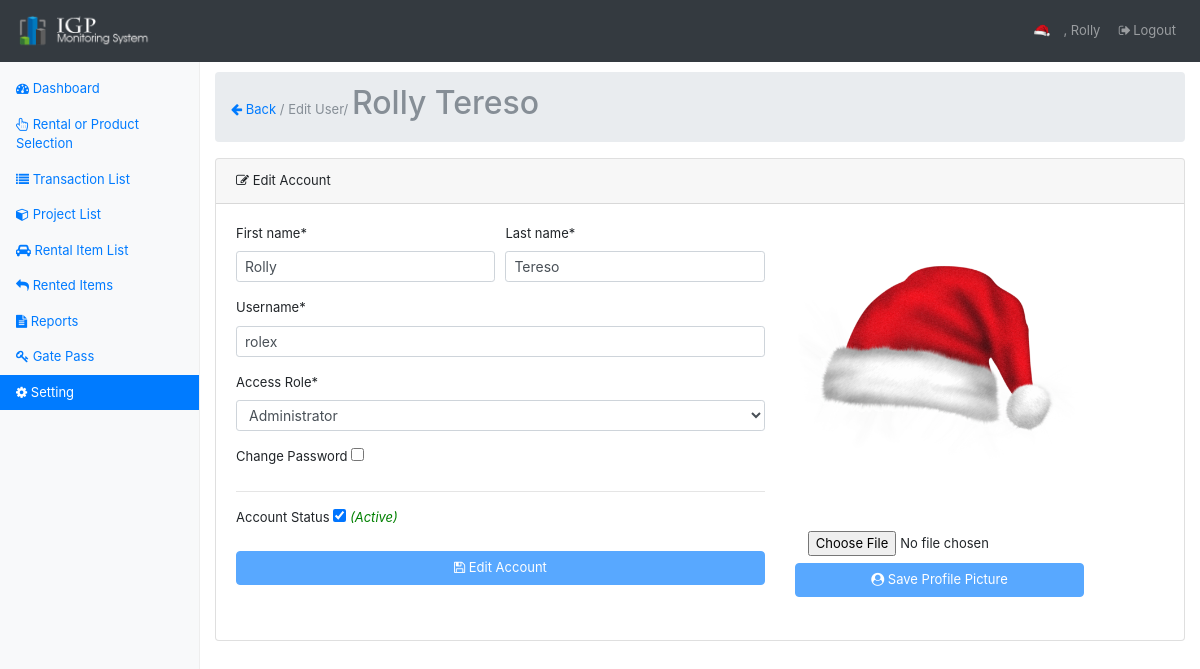
The app's page /user-edit.php?u=1 (signed in) with its own data.
### tables this page shows
CREATE TABLE `users` (
  `user_id` int(11) NOT NULL,
  `firstname` varchar(45) DEFAULT NULL,
  `lastname` varchar(45) DEFAULT NULL,
  `username` varchar(45) DEFAULT NULL,
  `password` varchar(45) DEFAULT NULL,
  `hint` text,
  `status` enum('Y','N') DEFAULT 'N',
  `profile_pic` varchar(45) DEFAULT NULL,
  `user_type` int(11) DEFAULT NULL,
  `created_on` timestamp NULL DEFAULT CURRENT_TIMESTAMP
);

CREATE TABLE `user_type` (
  `user_type_id` int(11) NOT NULL,
  `user_type` varchar(45) DEFAULT NULL,
  `status` enum('Y','N') DEFAULT 'Y'
);

### classes/DbConfig.php (called while the page is built, shortened)
<?php
class DbConfig
{
    private $_host = 'localhost';
    private $_username = 'root';
    private $_password = '';
    private $_database = 'monitoringsystem';
    protected $connection;
    public function __construct()
    {
        if (!isset($this->connection)) {
            $this->connection = new mysqli($this->_host, $this->_username, $this->_password, $this->_database);
        }
        return $this->connection;
    }
}
?>

### classes/Crud.php (called while the page is built, shortened)
<?php
include_once 'DbConfig.php';
class Crud extends DbConfig
{
    public function getData($query)
    {
        $result = $this->connection->query($query);
        $rows = array();
        while ($row = $result->fetch_assoc()) {
            $rows[] = $row;
        }
        return $rows;
    }
    public function escape_string($value)
    {
        return $this->connection->real_escape_string($value);
    }
}
?>

### user-edit.php (the view, shortened to what this page needs)
<?php
    require_once('layout/header.php');
    require_once('classes/Crud.php');
    $crud = new Crud();
     $firstname = "";
     $lastname  = "";
     $username  = "";
     $profile_pic="";
     $user_type="";
     $status="N";
     $user_found=false;
    if(isset($_GET['u'])){
        $id = $crud->escape_string($_GET['u']);
        if(is_numeric($id) && $id!=''){
            if($id==1){
                $where_clause=" AND user_type_id=1";
            }else{
                $where_clause=" AND user_type_id!=1";
            }
            $user_type_ = $crud->getData("SELECT * FROM user_type WHERE status='Y' $where_clause");
            $result = $crud->getData("SELECT * FROM users WHERE user_id=$id LIMIT 1");
            $user_found=(count($result)==1)?true:false;
            foreach ($result as $res) {
                $firstname = $res['firstname'];
                $lastname  = $res['lastname'];
                $username  = $res['username'];
                $user_type =$res['user_type'];
                $status =$res['status'];
                $profile_pic =$res['profile_pic'];
            }
        }
    }
?>
<?php require_once('layout/nav.php');?>
        <main role="main" class="col-sm-9 ml-sm-auto col-md-10 pt-3">
           <nav aria-label="breadcrumb" role="navigation">
              <ol class="breadcrumb">
                    <li class="breadcrumb-item active" aria-current="page"><a href='user-list.php'><i class="fa fa-arrow-left" aria-hidden="true"></i> Back</a> / Edit User/ <h2><?php echo $firstname.' '.$lastname;?></h2></li>
              </ol>
           </nav>
         <div class="card">
              <div class="card-header">
                <i class="fa fa-pencil-square-o" aria-hidden="true"></i></i> Edit Account
              </div>
              <div class="card-body">
                <?php if($user_found){ ?>
                      <div class="row">
                        <div class="col-md-7">
                               <form data-toggle="validator" role="form" id="form" action="post">
                                        <div class="form-row">
                                              <div class="col-md-6">
                                                  <div class="form-group">
                                                      <label for="exampleInputName">First name*</label>
                                                      <input class="form-control form-control-sm" id="firstname" name="firstname" type="text"  placeholder="Enter first name" required value="<?php echo $firstname;?>">
                                                  </div>
                                              </div>
                                              <div class="col-md-6">
                                                 <div class="form-group">
                                                      <label for="exampleInputLastName">Last name*</label>
                                                      <input class="form-control form-control-sm" id="lastname" name="lastname" type="text" placeholder="Enter last name" required value="<?php echo $lastname;?>">
                                                  </div>
                                              </div>
                                        </div>
                                        <div class="form-group">
                                                  <label for="exampleInputEmail1">Username*</label>
                                                  <input class="form-control form-control-sm" id="username" name="username" type="text"  placeholder="Enter username" required value="<?php echo $username;?>">
                                        </div>
                                        <div class="form-group">
                                                  <label for="exampleInputEmail1">Access Role*</label>
                                                  <select required class="form-control form-control-sm" id="access_role" name="access_role">
                                                        <?php
                                                              foreach($user_type_ as $user){
                                                        ?>
                                                                <option value="<?php echo $user['user_type_id'] ?>" <?php echo ($user_type==$user['user_type_id'])?'selected': '';?>>
                                                                  <?php echo $user['user_type'] ?>
                                                                </option>
                                                        <?php
                                                              }
                                                        ?>
                                                  </select>
                                        </div>
                                        <div class="form-group">
                                                  <label for="check">Change Password</label>
                                                  <input  id="check" name="check" type="checkbox"  />
                                        </div>
                                        <hr/>
                                         <div class="form-group">
                                                  <label for="check">Account Status</label>
                                                  <input  id="account_status" name="account_status" type="checkbox" <?php echo($status=='Y')?'checked':'';?> />
                                                  <span id="stat" class="italic <?php echo($status=='Y')?'green':'red';?>"><?php echo($status=='Y')?'(Active)':'(Unactive)';?></span>
                                        </div>
                                        <div class="form-group">
                                          <button type="submit" name="submit" class="btn btn-primary btn-block" ><i class="fa fa-floppy-o" aria-hidden="true"></i> Edit Account</button>
                                        </div>
                              </form>
                              <br/>
                      </div>
                      <div class="col-md-4">
                        <form id="uploadForm"  method="post">
                              <div id="profile-container">
                                  <img id="pic" class="img-fluid" src="<?php echo ($profile_pic=='')? 'img/pic_avatar.jpg':$profile_pic;?>"  />
                              </div>
                              <input type="file" name="userImage" required class="btn"
                                  onchange="change_profile(event);"/>
                              <button type="submit" class="btn btn-primary btn-block"><i class="fa fa-user-circle" aria-hidden="true"></i> Save Profile Picture</button>
                        </form>
                      </div>
                  </div>
                  <?php } else { ?>
                        <h2 style="text-align: center;width: 100%;"><span style='color:red;'>SYSTEM ERROR 404:</span><br/><small>User Not Found, maybe because user is not exist.</small></h2>
                  <?php } ?>
              </div>
        </div>
        </div>
<?php require_once('layout/footer.php');?>

### assets/dashboard.css (style rules this page uses)
body { padding-top: 3.5rem; }
#profile-container { height: 300px; }
#profile-container img { display: block; margin: auto; line-height: 300px; max-width: 100%; max-height: 100%; }
h2 { display: inline-block !important; }
.green { color: green; }
.italic { font-style: italic; }

### layout/header.php (style rules this page uses)
body { font-size: 13px !important; }
.btn { font-size: 13px; }

### records on screen
users: firstname "Rolly", lastname "Tereso", username "rolex", access_role "Administrator", status "☑", profile_pic (picture)

### other values on screen
$_SESSION['firstname'] "Rolly"
